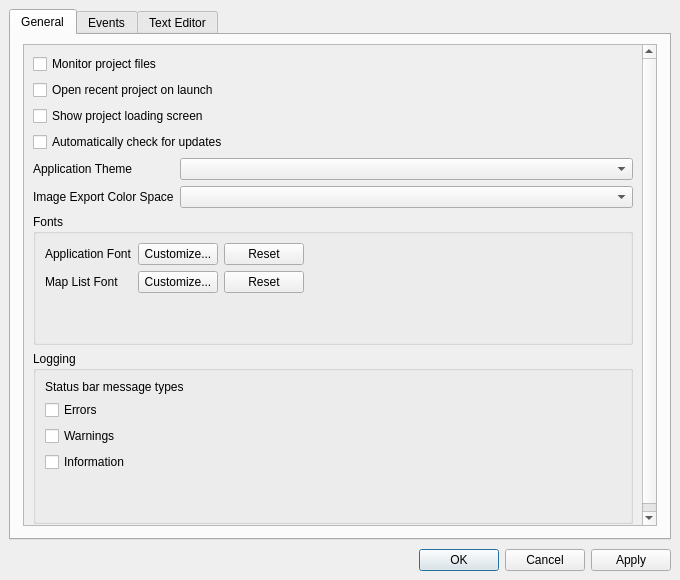
<?xml version="1.0" encoding="UTF-8"?>
<ui version="4.0">
 <class>PreferenceEditor</class>
 <widget class="QMainWindow" name="PreferenceEditor">
  <property name="geometry">
   <rect>
    <x>0</x>
    <y>0</y>
    <width>680</width>
    <height>580</height>
   </rect>
  </property>
  <property name="windowTitle">
   <string>Preferences</string>
  </property>
  <widget class="QWidget" name="centralwidget">
   <layout class="QVBoxLayout" name="verticalLayout">
    <property name="spacing">
     <number>9</number>
    </property>
    <item>
     <widget class="QTabWidget" name="tabWidget">
      <property name="currentIndex">
       <number>0</number>
      </property>
      <widget class="QWidget" name="tab_General">
       <attribute name="title">
        <string>General</string>
       </attribute>
       <layout class="QVBoxLayout" name="verticalLayout_5">
        <property name="leftMargin">
         <number>12</number>
        </property>
        <property name="rightMargin">
         <number>12</number>
        </property>
        <property name="bottomMargin">
         <number>12</number>
        </property>
        <item>
         <widget class="QScrollArea" name="scrollArea">
          <property name="widgetResizable">
           <bool>true</bool>
          </property>
          <widget class="QWidget" name="scrollAreaWidgetContents">
           <property name="geometry">
            <rect>
             <x>0</x>
             <y>0</y>
             <width>493</width>
             <height>408</height>
            </rect>
           </property>
           <layout class="QVBoxLayout" name="verticalLayout_6">
            <item>
             <layout class="QFormLayout" name="formLayout">
              <item row="3" column="0" colspan="2">
               <widget class="QCheckBox" name="checkBox_CheckForUpdates">
                <property name="toolTip">
                 <string>&lt;html&gt;&lt;head/&gt;&lt;body&gt;&lt;p&gt;If checked, Porymap will automatically alert you on startup if a new release is available&lt;/p&gt;&lt;/body&gt;&lt;/html&gt;</string>
                </property>
                <property name="text">
                 <string>Automatically check for updates</string>
                </property>
               </widget>
              </item>
              <item row="1" column="0" colspan="2">
               <widget class="QCheckBox" name="checkBox_OpenRecentProject">
                <property name="toolTip">
                 <string>&lt;html&gt;&lt;head/&gt;&lt;body&gt;&lt;p&gt;If checked, Porymap will automatically open your most recently opened project on startup&lt;/p&gt;&lt;/body&gt;&lt;/html&gt;</string>
                </property>
                <property name="text">
                 <string>Open recent project on launch</string>
                </property>
               </widget>
              </item>
              <item row="0" column="0" colspan="2">
               <widget class="QCheckBox" name="checkBox_MonitorProjectFiles">
                <property name="toolTip">
                 <string>&lt;html&gt;&lt;head/&gt;&lt;body&gt;&lt;p&gt;If checked, a prompt to reload your project will appear if relevant project files are edited&lt;/p&gt;&lt;/body&gt;&lt;/html&gt;</string>
                </property>
                <property name="text">
                 <string>Monitor project files</string>
                </property>
               </widget>
              </item>
              <item row="4" column="0">
               <widget class="QLabel" name="label_ApplicationTheme">
                <property name="text">
                 <string>Application Theme</string>
                </property>
               </widget>
              </item>
              <item row="4" column="1">
               <widget class="NoScrollComboBox" name="comboBox_ApplicationTheme">
                <property name="editable">
                 <bool>false</bool>
                </property>
               </widget>
              </item>
              <item row="5" column="0">
               <widget class="QLabel" name="label_ColorSpace">
                <property name="text">
                 <string>Image Export Color Space</string>
                </property>
               </widget>
              </item>
              <item row="5" column="1">
               <widget class="NoScrollComboBox" name="comboBox_ColorSpace">
                <property name="toolTip">
                 <string>&lt;html&gt;&lt;head/&gt;&lt;body&gt;&lt;p&gt;The color space to use for exported images. If &amp;quot;---&amp;quot; is set, no color space will be used for the exported image. For details on each color space, see Qt's manual page for QColorSpace.&lt;/p&gt;&lt;/body&gt;&lt;/html&gt;</string>
                </property>
                <property name="editable">
                 <bool>false</bool>
                </property>
               </widget>
              </item>
              <item row="2" column="0" colspan="2">
               <widget class="QCheckBox" name="checkBox_ShowProjectLoadingScreen">
                <property name="toolTip">
                 <string>&lt;html&gt;&lt;head/&gt;&lt;body&gt;&lt;p&gt;If checked, a loading screen with progress information will appear when a project is opened.&lt;/p&gt;&lt;/body&gt;&lt;/html&gt;</string>
                </property>
                <property name="text">
                 <string>Show project loading screen</string>
                </property>
               </widget>
              </item>
             </layout>
            </item>
            <item>
             <widget class="QGroupBox" name="groupBox_Fonts">
              <property name="title">
               <string>Fonts</string>
              </property>
              <layout class="QGridLayout" name="gridLayout">
               <item row="3" column="0">
                <spacer name="verticalSpacer_5">
                 <property name="orientation">
                  <enum>Qt::Orientation::Vertical</enum>
                 </property>
                 <property name="sizeHint" stdset="0">
                  <size>
                   <width>20</width>
                   <height>40</height>
                  </size>
                 </property>
                </spacer>
               </item>
               <item row="2" column="2">
                <widget class="QPushButton" name="pushButton_ResetMapListFont">
                 <property name="text">
                  <string>Reset</string>
                 </property>
                </widget>
               </item>
               <item row="2" column="1">
                <widget class="QPushButton" name="pushButton_CustomizeMapListFont">
                 <property name="text">
                  <string>Customize...</string>
                 </property>
                </widget>
               </item>
               <item row="2" column="0">
                <widget class="QLabel" name="label_MapListFont">
                 <property name="text">
                  <string>Map List Font</string>
                 </property>
                </widget>
               </item>
               <item row="0" column="2">
                <widget class="QPushButton" name="pushButton_ResetApplicationFont">
                 <property name="text">
                  <string>Reset</string>
                 </property>
                </widget>
               </item>
               <item row="0" column="1">
                <widget class="QPushButton" name="pushButton_CustomizeApplicationFont">
                 <property name="text">
                  <string>Customize...</string>
                 </property>
                </widget>
               </item>
               <item row="0" column="0">
                <widget class="QLabel" name="label_ApplicationFont">
                 <property name="text">
                  <string>Application Font</string>
                 </property>
                </widget>
               </item>
               <item row="0" column="3">
                <spacer name="horizontalSpacer">
                 <property name="orientation">
                  <enum>Qt::Orientation::Horizontal</enum>
                 </property>
                 <property name="sizeHint" stdset="0">
                  <size>
                   <width>40</width>
                   <height>20</height>
                  </size>
                 </property>
                </spacer>
               </item>
              </layout>
             </widget>
            </item>
            <item>
             <widget class="QGroupBox" name="groupBox_Logging">
              <property name="title">
               <string>Logging</string>
              </property>
              <layout class="QVBoxLayout" name="verticalLayout_2">
               <item>
                <widget class="QLabel" name="label_StatusMessages">
                 <property name="text">
                  <string>Status bar message types</string>
                 </property>
                 <property name="wordWrap">
                  <bool>true</bool>
                 </property>
                </widget>
               </item>
               <item>
                <widget class="QCheckBox" name="checkBox_StatusErrors">
                 <property name="text">
                  <string>Errors</string>
                 </property>
                </widget>
               </item>
               <item>
                <widget class="QCheckBox" name="checkBox_StatusWarnings">
                 <property name="text">
                  <string>Warnings</string>
                 </property>
                </widget>
               </item>
               <item>
                <widget class="QCheckBox" name="checkBox_StatusInformation">
                 <property name="text">
                  <string>Information</string>
                 </property>
                </widget>
               </item>
               <item>
                <spacer name="verticalSpacer_4">
                 <property name="orientation">
                  <enum>Qt::Orientation::Vertical</enum>
                 </property>
                 <property name="sizeHint" stdset="0">
                  <size>
                   <width>20</width>
                   <height>40</height>
                  </size>
                 </property>
                </spacer>
               </item>
              </layout>
             </widget>
            </item>
           </layout>
          </widget>
         </widget>
        </item>
       </layout>
      </widget>
      <widget class="QWidget" name="tab_Events">
       <attribute name="title">
        <string>Events</string>
       </attribute>
       <layout class="QVBoxLayout" name="verticalLayout_3">
        <property name="leftMargin">
         <number>12</number>
        </property>
        <property name="rightMargin">
         <number>12</number>
        </property>
        <property name="bottomMargin">
         <number>12</number>
        </property>
        <item>
         <widget class="QCheckBox" name="checkBox_DisableEventWarning">
          <property name="toolTip">
           <string>&lt;html&gt;&lt;head/&gt;&lt;body&gt;&lt;p&gt;If checked, no warning will be shown when deleting an event that has an associated #define that may also be deleted.&lt;/p&gt;&lt;/body&gt;&lt;/html&gt;</string>
          </property>
          <property name="text">
           <string>Disable warning when deleting events with IDs</string>
          </property>
         </widget>
        </item>
        <item>
         <widget class="QGroupBox" name="groupBox_ScriptAutocomplete">
          <property name="title">
           <string>Script label autocomplete</string>
          </property>
          <layout class="QVBoxLayout" name="verticalLayout_7">
           <item>
            <widget class="QRadioButton" name="radioButton_AutocompleteAllScripts">
             <property name="toolTip">
              <string>&lt;html&gt;&lt;head/&gt;&lt;body&gt;&lt;p&gt;If checked, the list of suggestions when typing in an Event's Script field will include all global script labels in the project. This is the slowest option for Porymap's project opening.&lt;/p&gt;&lt;/body&gt;&lt;/html&gt;</string>
             </property>
             <property name="text">
              <string>All possible scripts</string>
             </property>
            </widget>
           </item>
           <item>
            <widget class="QRadioButton" name="radioButton_AutocompleteCommonScripts">
             <property name="toolTip">
              <string>&lt;html&gt;&lt;head/&gt;&lt;body&gt;&lt;p&gt;If checked, the list of suggestions when typing in an Event's Script field will include script labels from the current map's scripts file, scripts in-use by the map's other events, and all script files in the &lt;span style=&quot; font-family:'SFMono-Regular','Menlo','Monaco','Consolas','Liberation Mono','Courier New','Courier','monospace'; font-size:11px; color:#e74c3c; background-color:#ffffff;&quot;&gt;data_scripts_folders &lt;/span&gt;folder.&lt;/p&gt;&lt;/body&gt;&lt;/html&gt;</string>
             </property>
             <property name="text">
              <string>Current map, and global script files</string>
             </property>
            </widget>
           </item>
           <item>
            <widget class="QRadioButton" name="radioButton_AutocompleteMapScripts">
             <property name="toolTip">
              <string>&lt;html&gt;&lt;head/&gt;&lt;body&gt;&lt;p&gt;If checked, the list of suggestions when typing in an Event's Script field will only include script labels from the current map's scripts file and scripts in-use by the map's other events. This is the fastest option for Porymap's project opening.&lt;/p&gt;&lt;/body&gt;&lt;/html&gt;</string>
             </property>
             <property name="text">
              <string>Current map only</string>
             </property>
            </widget>
           </item>
          </layout>
         </widget>
        </item>
        <item>
         <widget class="QGroupBox" name="groupBox_EventSelectionMode">
          <property name="title">
           <string>Selection Mode</string>
          </property>
          <layout class="QVBoxLayout" name="verticalLayout_EventSelectionMode">
           <item>
            <widget class="QRadioButton" name="radioButton_OnSprite">
             <property name="toolTip">
              <string>&lt;html&gt;&lt;head/&gt;&lt;body&gt;&lt;p&gt;If enabled, an event can be selected by clicking directly on the opaque pixels of its sprite. This may be preferable when events are overlapping.&lt;/p&gt;&lt;/body&gt;&lt;/html&gt;</string>
             </property>
             <property name="text">
              <string>Select by clicking on sprite</string>
             </property>
            </widget>
           </item>
           <item>
            <widget class="QRadioButton" name="radioButton_WithinRect">
             <property name="toolTip">
              <string>&lt;html&gt;&lt;head/&gt;&lt;body&gt;&lt;p&gt;If enabled, an event can be selected by clicking anywhere within its sprite dimensions. This may be preferable for events with small or mostly transparent sprites.&lt;/p&gt;&lt;/body&gt;&lt;/html&gt;</string>
             </property>
             <property name="text">
              <string>Select by clicking within bounding rectangle</string>
             </property>
            </widget>
           </item>
          </layout>
         </widget>
        </item>
        <item>
         <spacer name="verticalSpacer_3">
          <property name="orientation">
           <enum>Qt::Orientation::Vertical</enum>
          </property>
          <property name="sizeHint" stdset="0">
           <size>
            <width>20</width>
            <height>40</height>
           </size>
          </property>
         </spacer>
        </item>
       </layout>
      </widget>
      <widget class="QWidget" name="tab_TextEditor">
       <attribute name="title">
        <string>Text Editor</string>
       </attribute>
       <layout class="QVBoxLayout" name="verticalLayout_4">
        <property name="leftMargin">
         <number>12</number>
        </property>
        <property name="rightMargin">
         <number>12</number>
        </property>
        <property name="bottomMargin">
         <number>12</number>
        </property>
        <item>
         <widget class="QScrollArea" name="scrollArea_TextEditor">
          <property name="frameShape">
           <enum>QFrame::Shape::NoFrame</enum>
          </property>
          <property name="widgetResizable">
           <bool>true</bool>
          </property>
          <widget class="QWidget" name="scrollAreaWidgetContents_TextEditor">
           <property name="geometry">
            <rect>
             <x>0</x>
             <y>0</y>
             <width>495</width>
             <height>376</height>
            </rect>
           </property>
           <layout class="QGridLayout" name="gridLayout_2">
            <property name="sizeConstraint">
             <enum>QLayout::SizeConstraint::SetMinimumSize</enum>
            </property>
            <item row="6" column="0" colspan="2">
             <widget class="QLabel" name="label_TextEditorGotoLineHelp">
              <property name="text">
               <string>&lt;html&gt;&lt;head/&gt;&lt;body&gt;&lt;p&gt;When this command is set a button will appear next to the &lt;span style=&quot; font-weight:600; font-style:italic;&quot;&gt;Script&lt;/span&gt; combo-box in the &lt;span style=&quot; font-weight:600; font-style:italic;&quot;&gt;Events&lt;/span&gt; tab which executes this command.&lt;span style=&quot; font-weight:600;&quot;&gt; %F&lt;/span&gt; will be substituted with the file path of the script and &lt;span style=&quot; font-weight:600;&quot;&gt;%L&lt;/span&gt; will be substituted with the line number of the script in that file. &lt;span style=&quot; font-weight:600;&quot;&gt;%F &lt;/span&gt;&lt;span style=&quot; font-style:italic;&quot;&gt;must&lt;/span&gt; be given if &lt;span style=&quot; font-weight:600;&quot;&gt;%L&lt;/span&gt; is given. If &lt;span style=&quot; font-weight:600;&quot;&gt;%F&lt;/span&gt; is &lt;span style=&quot; font-style:italic;&quot;&gt;not&lt;/span&gt; given then the script's file path will be added to the end of the command. If the script can't be found then the current map's scripts file is opened.&lt;/p&gt;&lt;/body&gt;&lt;/html&gt;</string>
              </property>
              <property name="alignment">
               <set>Qt::AlignmentFlag::AlignLeading|Qt::AlignmentFlag::AlignLeft|Qt::AlignmentFlag::AlignTop</set>
              </property>
              <property name="wordWrap">
               <bool>true</bool>
              </property>
             </widget>
            </item>
            <item row="5" column="0">
             <widget class="QLabel" name="label_TextEditorGotoLine">
              <property name="text">
               <string>Goto Line Command</string>
              </property>
             </widget>
            </item>
            <item row="0" column="1">
             <widget class="QLineEdit" name="lineEdit_TextEditorOpenFolder">
              <property name="toolTip">
               <string>&lt;html&gt;&lt;head/&gt;&lt;body&gt;&lt;p&gt;The shell command for your preferred text editor (possibly an absolute path if the program doesn't exist in your PATH).&lt;/p&gt;&lt;/body&gt;&lt;/html&gt;</string>
              </property>
              <property name="placeholderText">
               <string>e.g. code %D</string>
              </property>
              <property name="clearButtonEnabled">
               <bool>true</bool>
              </property>
             </widget>
            </item>
            <item row="1" column="0" colspan="2">
             <widget class="QLabel" name="label_TextEditorOpenFolderHelp">
              <property name="text">
               <string>&lt;html&gt;&lt;head/&gt;&lt;body&gt;&lt;p&gt;This is the command that is executed when clicking &lt;span style=&quot; font-weight:600; font-style:italic;&quot;&gt;Open Project in Text Editor&lt;/span&gt; in the &lt;span style=&quot; font-weight:600; font-style:italic;&quot;&gt;Tools&lt;/span&gt; menu. &lt;span style=&quot; font-weight:600;&quot;&gt;%D&lt;/span&gt; will be substituted with the project's root directory. If &lt;span style=&quot; font-weight:600;&quot;&gt;%D&lt;/span&gt; is &lt;span style=&quot; font-style:italic;&quot;&gt;not&lt;/span&gt; specified then the project directory will be added to the end of the command.&lt;/p&gt;&lt;/body&gt;&lt;/html&gt;</string>
              </property>
              <property name="alignment">
               <set>Qt::AlignmentFlag::AlignLeading|Qt::AlignmentFlag::AlignLeft|Qt::AlignmentFlag::AlignTop</set>
              </property>
              <property name="wordWrap">
               <bool>true</bool>
              </property>
             </widget>
            </item>
            <item row="0" column="0">
             <widget class="QLabel" name="label_TextEditorOpenFolder">
              <property name="text">
               <string>Open Directory Command</string>
              </property>
             </widget>
            </item>
            <item row="5" column="1">
             <widget class="QLineEdit" name="lineEdit_TextEditorGotoLine">
              <property name="toolTip">
               <string>&lt;html&gt;&lt;head/&gt;&lt;body&gt;&lt;p&gt;The shell command for your preferred text editor to open a file to a specific line number (possibly an absolute path if the program doesn't exist in your PATH).&lt;/p&gt;&lt;/body&gt;&lt;/html&gt;</string>
              </property>
              <property name="placeholderText">
               <string>e.g. code --goto %F:%L</string>
              </property>
              <property name="clearButtonEnabled">
               <bool>true</bool>
              </property>
             </widget>
            </item>
            <item row="2" column="0" colspan="2">
             <spacer name="verticalSpacer_2">
              <property name="orientation">
               <enum>Qt::Orientation::Vertical</enum>
              </property>
              <property name="sizeType">
               <enum>QSizePolicy::Policy::Fixed</enum>
              </property>
              <property name="sizeHint" stdset="0">
               <size>
                <width>20</width>
                <height>15</height>
               </size>
              </property>
             </spacer>
            </item>
            <item row="7" column="0" colspan="2">
             <spacer name="verticalSpacer">
              <property name="orientation">
               <enum>Qt::Orientation::Vertical</enum>
              </property>
              <property name="sizeHint" stdset="0">
               <size>
                <width>20</width>
                <height>40</height>
               </size>
              </property>
             </spacer>
            </item>
           </layout>
          </widget>
         </widget>
        </item>
       </layout>
      </widget>
     </widget>
    </item>
    <item>
     <widget class="QDialogButtonBox" name="buttonBox">
      <property name="standardButtons">
       <set>QDialogButtonBox::StandardButton::Apply|QDialogButtonBox::StandardButton::Cancel|QDialogButtonBox::StandardButton::Ok</set>
      </property>
     </widget>
    </item>
   </layout>
  </widget>
 </widget>
 <customwidgets>
  <customwidget>
   <class>NoScrollComboBox</class>
   <extends>QComboBox</extends>
   <header>noscrollcombobox.h</header>
  </customwidget>
 </customwidgets>
 <resources/>
 <connections/>
</ui>
